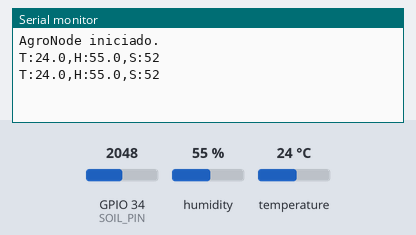
Simulated run of this sketch. Board: ESP32. On the bench: the last lines printed to the serial monitor. The test bench sets the inputs (shaded band); at power-on: humidity 55 %, GPIO 34 (SOIL_PIN) = 2048, temperature 24 °C. Nothing arrives over Bluetooth unless stated.

Above: at 2.8 s.
2.9 s: humidity set to 22 %
At 5.3 s:
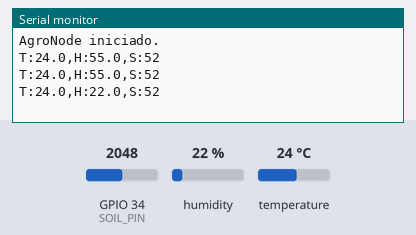
5.6 s: GPIO 34 (SOIL_PIN) set to 2866
At 6.5 s:
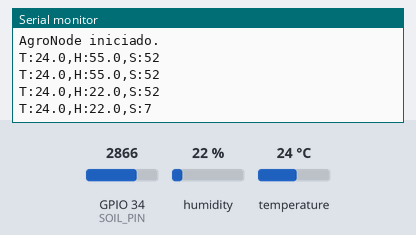
8.3 s: temperature set to 12 °C
At 10.8 s:
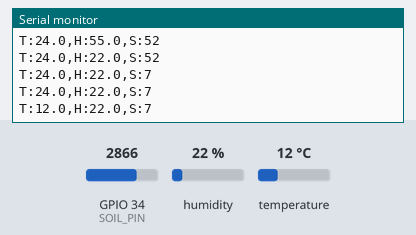
11.0 s: GPIO 34 (SOIL_PIN) set to 3603
At 13.4 s:
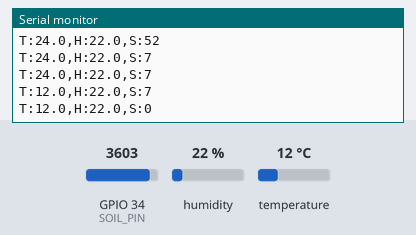
13.7 s: humidity set to 40 %
At 14.8 s:
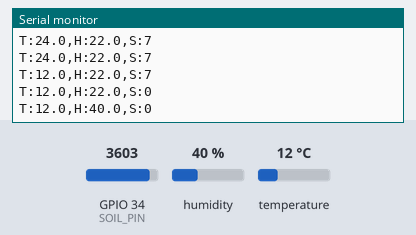
Timing chart, 0 to 16.7 s (numbered marks = the images above; inputs shaded):
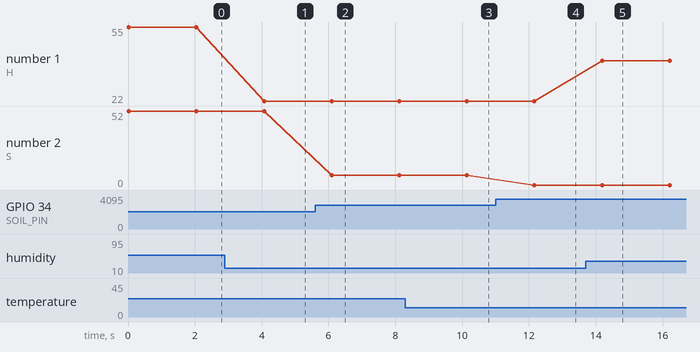

The sketch:

AgroNodeESP32.ino
```cpp
#include "BluetoothSerial.h"
#include "DHT.h"

#define DHTPIN 4
#define DHTTYPE DHT11
#define SOIL_PIN 34

BluetoothSerial SerialBT;
DHT dht(DHTPIN, DHTTYPE);

void setup() {
  Serial.begin(115200);

  // This is the Bluetooth name your Android app searches for.
  SerialBT.begin("AgroNode");

  dht.begin();

  Serial.println("AgroNode iniciado.");
}

void loop() {
  float temperature = dht.readTemperature();
  float airHumidity = dht.readHumidity();

  int rawSoil = analogRead(SOIL_PIN);

  // IMPORTANT:
  // These values are approximate. You may need to calibrate them.
  // Put the sensor in dry soil and wet soil, read rawSoil, then adjust these numbers.
  int soilHumidity = map(rawSoil, 3000, 1200, 0, 100);
  soilHumidity = constrain(soilHumidity, 0, 100);

  if (isnan(temperature) || isnan(airHumidity)) {
    Serial.println("Error leyendo DHT11.");
    delay(2000);
    return;
  }

  // The Android app expects this exact format:
  // T:25.5,H:68.0,S:43
  String data = "T:" + String(temperature, 1) +
                ",H:" + String(airHumidity, 1) +
                ",S:" + String(soilHumidity);

  Serial.println(data);
  SerialBT.println(data);

  delay(2000);
}
```

Measured:
- after the input at 2.9 s, the serial monitor: prints a new line after 1.2 s (image 1)
- after the input at 5.6 s, the serial monitor: prints a new line after 0.49 s (image 2)
- after the input at 8.3 s, the serial monitor: prints a new line after 1.8 s (image 3)
- after the input at 11.0 s, the serial monitor: prints a new line after 1.2 s (image 4)
- after the input at 13.7 s, the serial monitor: prints a new line after 0.49 s (image 5)
- plotted number 1: 55 → 22 after the input at 2.9 s, 22 → 40 after the input at 13.7 s
- plotted number 2: 52 → 7 after the input at 5.6 s, 7 → 0 after the input at 11.0 s
